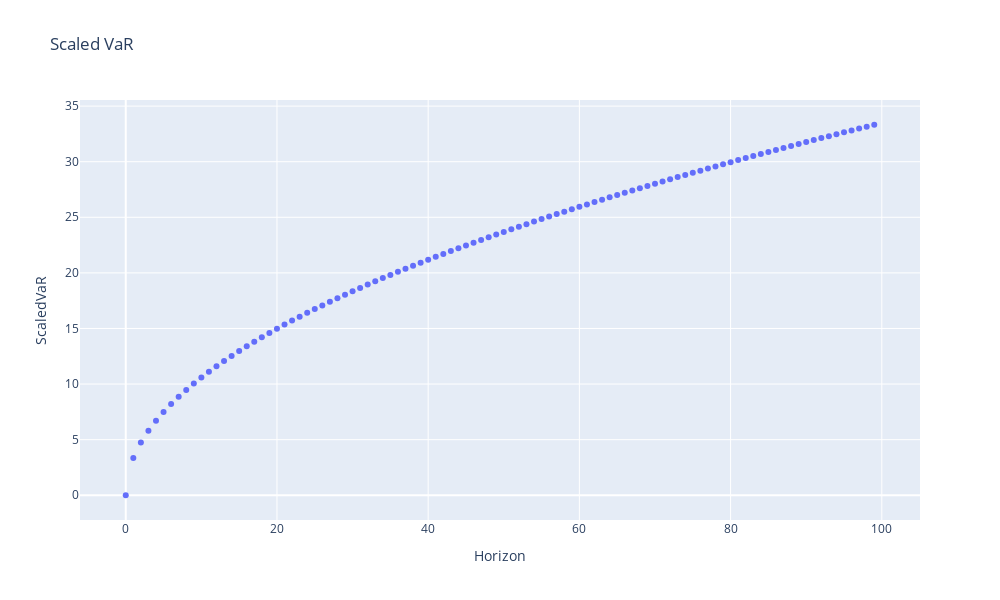

The code cell stored with this chart in its notebook:
### Code cell
# Plot scaled VaR
sVaR = pd.DataFrame([-100*VaR_99*np.sqrt(x) for x in range(100)],
                    columns=['ScaledVaR'])
px.scatter(sVaR, sVaR.index, 'ScaledVaR', title='Scaled VaR', labels={'index': 'Horizon'})

### Figure 1 — Plotly figure (JSON) as saved in the notebook; plotly's stock layout.template omitted (floating-point values rounded to 4 significant figures)
{"data": [{"hovertemplate": "Horizon=%{x}<br>ScaledVaR=%{y}<extra></extra>", "legendgroup": "", "marker": {"color": "#636efa", "symbol": "circle"}, "mode": "markers", "name": "", "orientation": "v", "showlegend": false, "type": "scatter", "x": [0, 1, 2, 3, 4, 5, 6, 7, 8, 9, 10, 11, 12, 13, 14, 15, 16, 17, 18, 19, 20, 21, 22, 23, 24, 25, 26, 27, 28, 29, 30, 31, 32, 33, 34, 35, 36, 37, 38, 39, 40, 41, 42, 43, 44, 45, 46, 47, 48, 49, 50, 51, 52, 53, 54, 55, 56, 57, 58, 59, 60, 61, 62, 63, 64, 65, 66, 67, 68, 69, 70, 71, 72, 73, 74, 75, 76, 77, 78, 79, 80, 81, 82, 83, 84, 85, 86, 87, 88, 89, 90, 91, 92, 93, 94, 95, 96, 97, 98, 99], "xaxis": "x", "y": [0, 3.349, 4.736, 5.801, 6.698, 7.489, 8.204, 8.861, 9.473, 10.05, 10.59, 11.11, 11.6, 12.08, 12.53, 12.97, 13.4, 13.81, 14.21, 14.6, 14.98, 15.35, 15.71, 16.06, 16.41, 16.75, 17.08, 17.4, 17.72, 18.04, 18.34, 18.65, 18.95, 19.24, 19.53, 19.81, 20.09, 20.37, 20.65, 20.92, 21.18, 21.45, 21.71, 21.96, 22.22, 22.47, 22.72, 22.96, 23.2, 23.44, 23.68, 23.92, 24.15, 24.38, 24.61, 24.84, 25.06, 25.29, 25.51, 25.73, 25.94, 26.16, 26.37, 26.58, 26.79, 27.0, 27.21, 27.41, 27.62, 27.82, 28.02, 28.22, 28.42, 28.62, 28.81, 29.0, 29.2, 29.39, 29.58, 29.77, 29.96, 30.14, 30.33, 30.51, 30.7, 30.88, 31.06, 31.24, 31.42, 31.6, 31.77, 31.95, 32.12, 32.3, 32.47, 32.64, 32.81, 32.99, 33.15, 33.32], "yaxis": "y"}], "layout": {"height": 600, "legend": {"tracegroupgap": 0}, "title": {"text": "Scaled VaR"}, "width": 1000, "xaxis": {"anchor": "y", "domain": [0, 1], "title": {"text": "Horizon"}}, "yaxis": {"anchor": "x", "domain": [0, 1], "title": {"text": "ScaledVaR"}}}}
